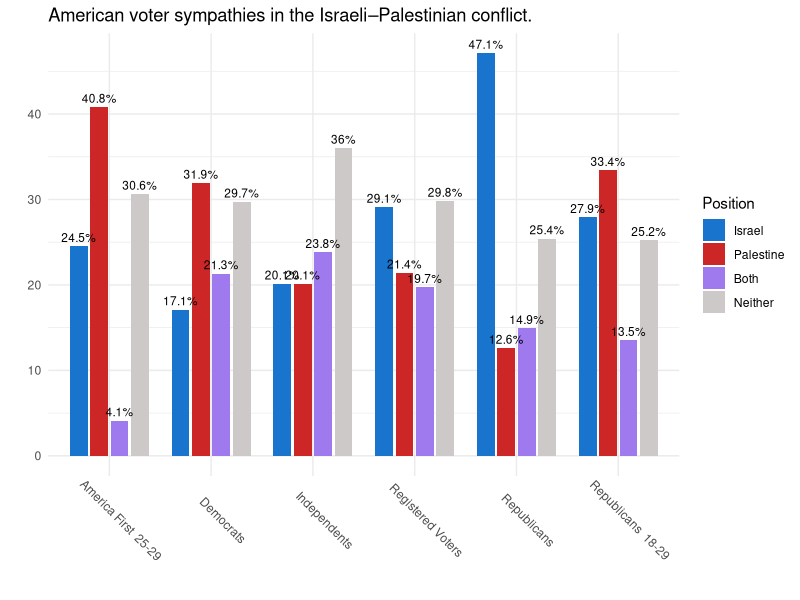

Reproduce this figure in R.
## ---- chunk 1
#adding the needed libraries
library(readr)
library(ggplot2)
library(dplyr)
library(tidyr)

#inserting the contents of data.scv into a table
data_table <- read.table(
  text = "
  Demographics;Israel;Palestine;Both;Neither
  Registered Voters;0,291;0,214;0,197;0,298
  Republicans;0,471;0,126;0,149;0,254
  Democrats;0,171;0,319;0,213;0,297
  Independents;0,201;0,201;0,238;0,36
  Republicans  18-29;0,279;0,334;0,135;0,252
  America First  25-29;0,245;0,408;0,041;0,306",
  sep = ";",
  dec = ",",
  #the first verse contains the names of the colums
  header = TRUE,
  #string must be a char type
  stringsAsFactors = FALSE)

#chance to check if the table is correct
head(data_table)
## ---- chunk 2
#conversion to long version (on which a plot can be based)
data_long <- data_table %>%
  pivot_longer(
    #all column without "Demographics"
    cols = -Demographics,
    #creating the "Position" category
    names_to = "Position",
    values_to = "Percent"
  ) %>%
  #calculating the data so it can be shown as percents
  mutate(Percent = Percent * 100)

head(data_long)
## ---- chunk 3
#added to control the order of Positions
data_long$Position <- factor(data_long$Position, 
                             levels = c("Israel", "Palestine", "Both", "Neither"))

#creating a ggplot (differentiating color of the column by "Position")
ggplot(data_long, aes(x = Demographics, y = Percent, fill = Position)) +
  #creating a clustered column chart
  geom_col(position = position_dodge(width = 0.8), width = 0.7) +
  #adding cosmetics
  #additional texts over the columns
  geom_text(aes(label = paste0(Percent, "%")), 
            position = position_dodge(width = 0.8), 
            vjust = -0.5,
            size = 3) +
  #changing the colours of the columns according to the "Position"
  scale_fill_manual(values = c("Israel" = "#1874CD",
                               "Palestine" = "#CD2626",
                               "Both" = "#9F79EE",
                               "Neither" = "#CDC9C9" )) +
  #adding the title
  labs(title = "American voter sympathies in the Israeli–Palestinian conflict.",
       x = "",
       y = "") +
  #addition for easier visuals
  theme_minimal() +
  #adjusting the column group descriptions
  theme(axis.text.x = element_text(angle = -45, vjust = -1))
